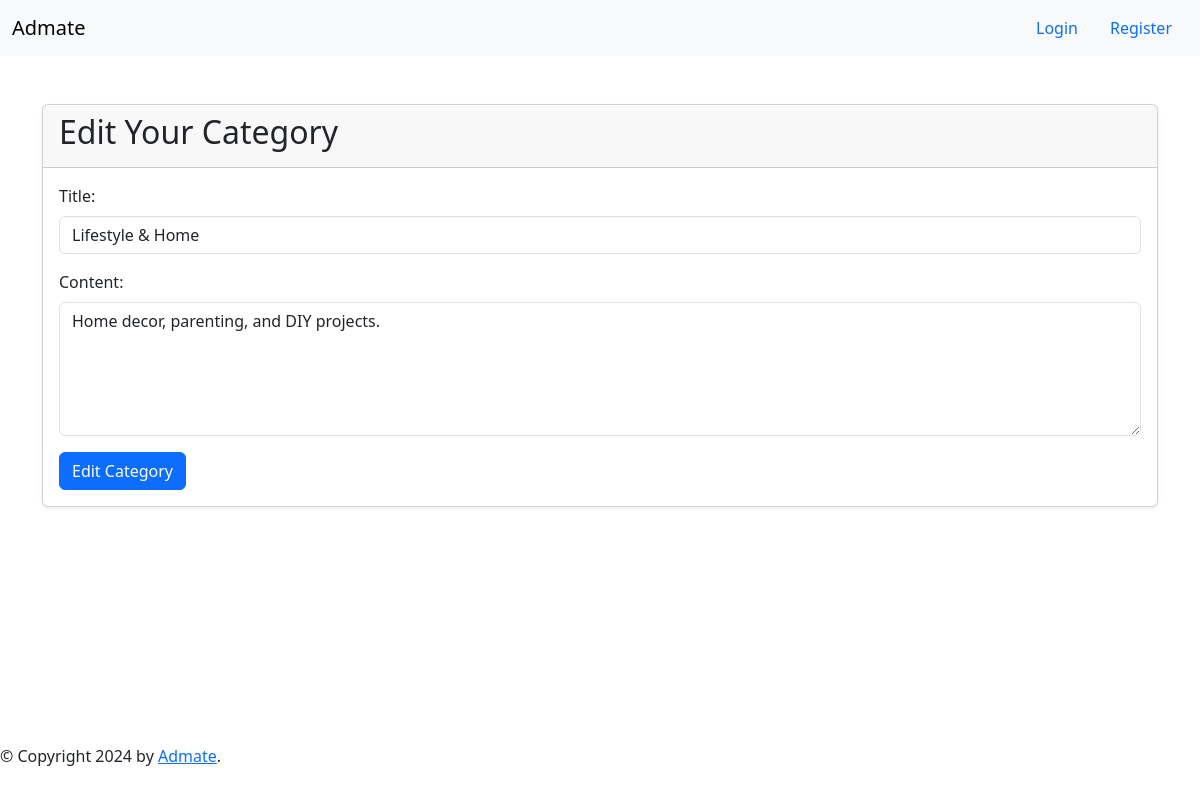
The page /edit_category/6 on the database its author committed.
### application/models.py (models this page shows, shortened)
class Categories(db.Model):
    category_id = db.Column(db.Integer, primary_key=True)
    name = db.Column(db.String(30), nullable=False, unique=True)
    description = db.Column(db.String(100), nullable=True)
    niches = db.relationship('Niche', backref='category', lazy=True)

### application/routes.py (the view, shortened to what this page needs)
@app.route("/edit_category/<int:category_id>", methods=["GET", "POST"]) # type: ignore
def edit_category(category_id):
    category = Categories.query.filter_by(category_id=category_id).first()
    if not category:
        flash('Category does not exist')
        return redirect(url_for('all_campaign'))
    if req.method == "GET":
        return render_template('edit_category.html', category=category)

### templates/edit_category.html (shortened to what this page needs)
{% extends 'nav_link.html' %}
{% block main_content %}
<div class="container mt-5">
    <div class="card shadow-sm">
        <div class="card-header">
            <h2>Edit Your Category</h2>
        </div>
        <div class="card-body">
            <form action="{{ url_for('edit_category', category_id=category.category_id) }}" method="post" class="form">
                <div class="form-group">
                    <label for="title" class="form-label">Title:</label>
                    <input type="text" class="form-control" id="title" name="title" required value="{{ category.name }}">
                </div>
                <div class="form-group mt-3">
                    <label for="content" class="form-label">Content:</label>
                    <textarea class="form-control" id="content" name="content" rows="5" required>{{ category.description }}</textarea>
                </div>
                <button type="submit" class="btn btn-primary mt-3">Edit Category</button>
            </form>
        </div>
    </div>
</div>
{% endblock main_content %}

### rows shown on the page
Categories: title "Lifestyle & Home", content "Home decor, parenting, and DIY projects."
